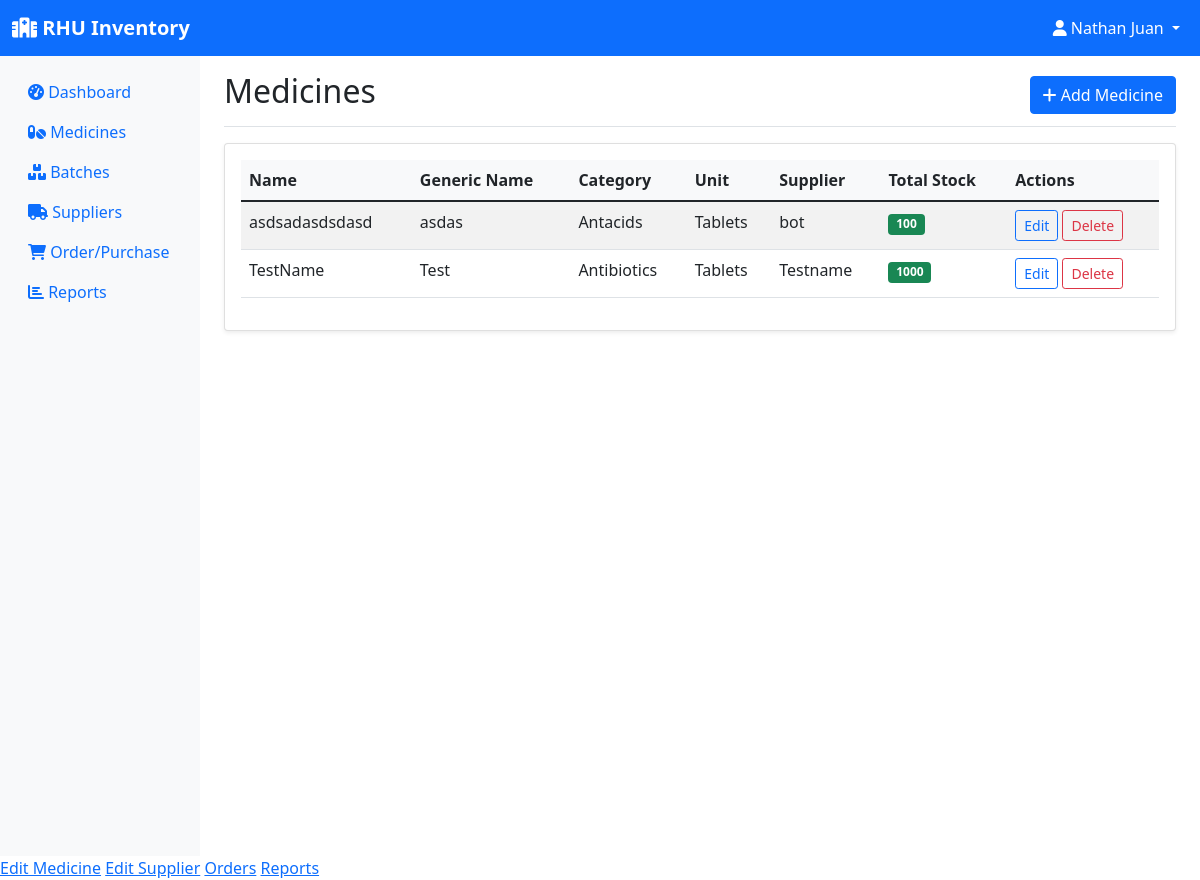
Before: /inventory (signed in) with the older database file.
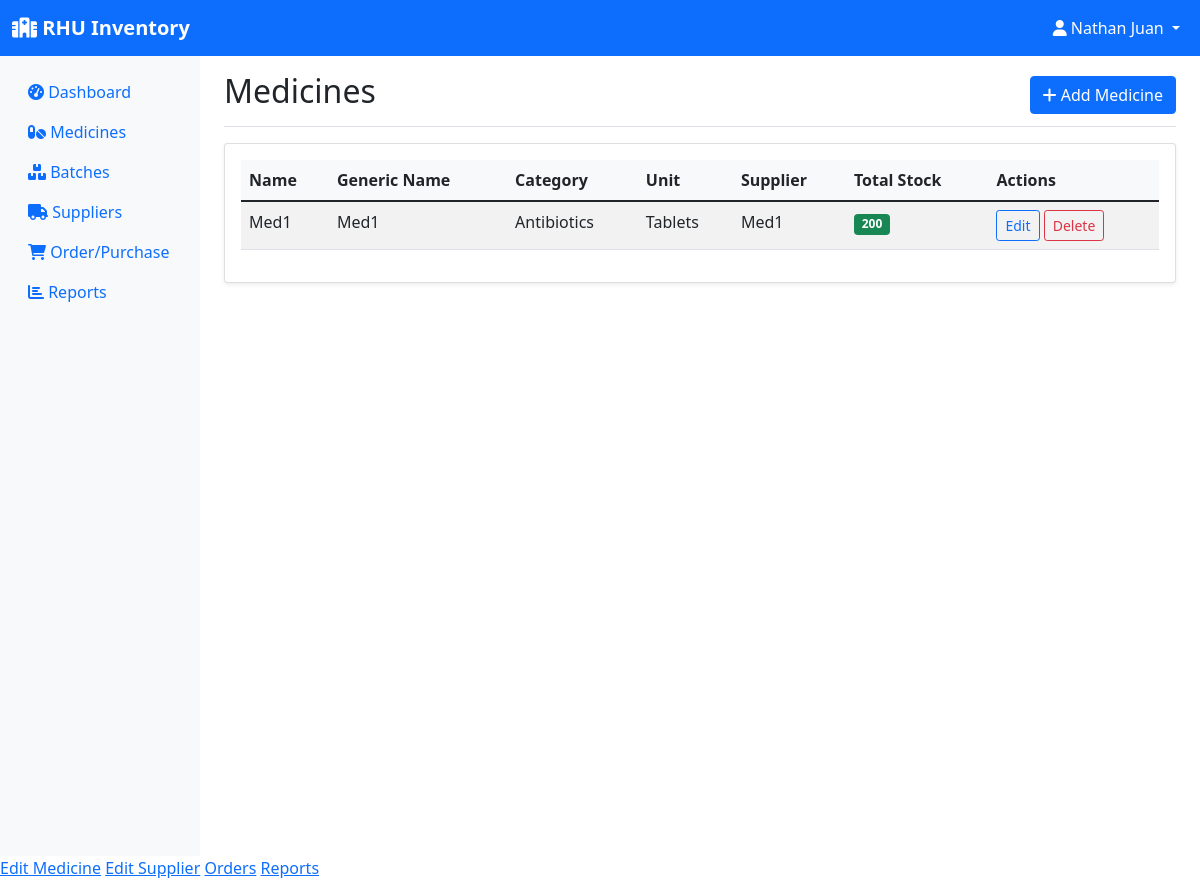
After: the same page with the newer database file.
### models.py (models this page shows, shortened)
class Medicine(db.Model):
    id = db.Column(db.Integer, primary_key=True)
    name = db.Column(db.String(100), nullable=False)
    generic_name = db.Column(db.String(100))
    category = db.Column(db.String(50))
    unit = db.Column(db.String(20))  # e.g., tablets, bottles, etc.
    supplier_id = db.Column(db.Integer, db.ForeignKey('supplier.id'), nullable=False)
    created_at = db.Column(db.DateTime, default=datetime.utcnow)
    batches = db.relationship('Batch', backref='medicine', lazy=True)
    order_items = db.relationship('OrderItem', backref='medicine', lazy=True)
    @property
    def total_quantity(self):
        return sum(batch.quantity for batch in self.batches)

class Supplier(db.Model):
    id = db.Column(db.Integer, primary_key=True)
    name = db.Column(db.String(100), nullable=False)
    contact_person = db.Column(db.String(100))
    phone = db.Column(db.String(20))
    email = db.Column(db.String(120))
    address = db.Column(db.String(200))
    created_at = db.Column(db.DateTime, default=datetime.utcnow)
    medicines = db.relationship('Medicine', backref='supplier', lazy=True)
    orders = db.relationship('Order', backref='supplier', lazy=True)

class Batch(db.Model):
    id = db.Column(db.Integer, primary_key=True)
    batch_number = db.Column(db.String(50), nullable=False)
    medicine_id = db.Column(db.Integer, db.ForeignKey('medicine.id'), nullable=False)
    quantity = db.Column(db.Integer, nullable=False)
    expiration_date = db.Column(db.Date, nullable=False)
    manufacturing_date = db.Column(db.Date)
    unit_price = db.Column(db.Float)
    created_at = db.Column(db.DateTime, default=datetime.utcnow)
    transactions = db.relationship('StockTransaction', backref='batch', lazy=True)

### app.py (the view)
@app.route('/inventory')
@login_required
def inventory():
    medicines = Medicine.query.all()
    return render_template('inventory.html', medicines=medicines)

### app.py (called while the page is built)
@login_manager.user_loader
def load_user(user_id):
    return User.query.get(int(user_id))

### templates/inventory.html (shortened to what this page needs)
{% extends "base.html" %}
{% block content %}
<div class="d-flex justify-content-between flex-wrap flex-md-nowrap align-items-center pt-3 pb-2 mb-3 border-bottom">
    <h1 class="h2">Medicines</h1>
    {% if current_user.role != 'employee' %}
    <a href="{{ url_for('add_medicine') }}" class="btn btn-primary">
        <i class="fas fa-plus"></i> Add Medicine
    </a>
    {% endif %}
</div>
<div class="card">
    <div class="card-body">
        {% if medicines %}
        <div class="table-responsive">
            <table class="table table-striped">
                <thead>
                    <tr>
                        <th>Name</th>
                        <th>Generic Name</th>
                        <th>Category</th>
                        <th>Unit</th>
                        <th>Supplier</th>
                        <th>Total Stock</th>
                        <th>Actions</th>
                    </tr>
                </thead>
                <tbody>
                    {% for medicine in medicines %}
                    <tr>
                        <td>{{ medicine.name }}</td>
                        <td>{{ medicine.generic_name or '-' }}</td>
                        <td>{{ medicine.category or '-' }}</td>
                        <td>{{ medicine.unit or '-' }}</td>
                        <td>{{ medicine.supplier.name }}</td>
                        <td>
                            <span class="badge bg-{{ 'danger' if medicine.total_quantity <= 10 else 'success' }}">
                                {{ medicine.total_quantity }}
                            </span>
                        </td>
                        <td>
                            {% if current_user.role != 'employee' %}
                                <a href="{{ url_for('edit_medicine', id=medicine.id) }}" class="btn btn-sm btn-outline-primary">
                                    Edit
                                </a>
                            {% endif %}
                            <form method="POST" action="{{ url_for('delete_medicine', id=medicine.id) }}" class="d-inline"
                                  onsubmit="return confirm('Are you sure you want to delete this medicine?');">
                                {% if current_user.role == 'admin' %}
                                    <button type="submit" class="btn btn-sm btn-outline-danger">Delete</button>
                                {% endif %}
                            </form>
                        </td>
                    </tr>
                    {% endfor %}
                </tbody>
            </table>
        </div>
        {% else %}
        <div class="text-center py-4">
            <i class="fas fa-pills fa-3x text-muted mb-3"></i>
            <p class="text-muted">No medicines found. <a href="{{ url_for('add_medicine') }}">Add your first medicine</a>.</p>
        </div>
        {% endif %}
    </div>
</div>
{% endblock %}

Changed rows visible on the page:
removed Medicine: name "asdsadasdsdasd", generic_name "asdas", category "Antacids", unit "Tablets", supplier.name "bot", total_quantity "100"
removed Medicine: name "TestName", generic_name "Test", category "Antibiotics", unit "Tablets", supplier.name "Testname", total_quantity "1000"
added Medicine: name "Med1", generic_name "Med1", category "Antibiotics", unit "Tablets", supplier.name "Med1", total_quantity "200"
